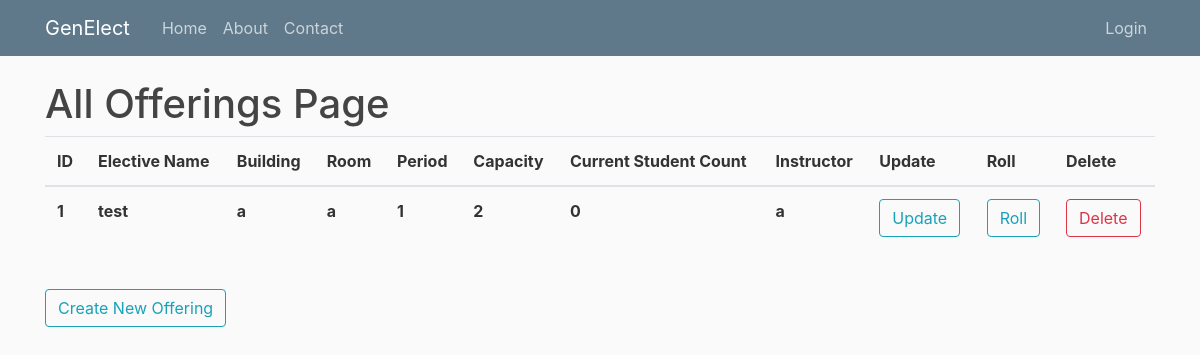
Page /allofferings on the earlier database version.
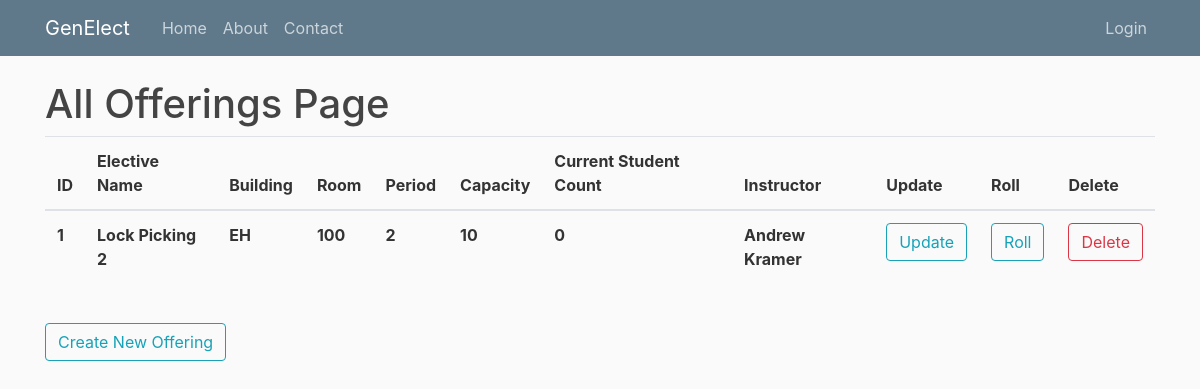
Same page on the later database version.
### genElect/models.py (models this page shows)
class Base(db.Model):
    __abstract__ = True
    id = db.Column(db.Integer, primary_key=True, autoincrement=True)
    date_created = db.Column(db.DateTime, default=db.func.current_timestamp())
    date_modified = db.Column(db.DateTime, default=db.func.current_timestamp(),
            onupdate=db.func.current_timestamp())

class Offerings(Base):
    __tablename__ = 'offerings'
    day = db.Column(db.Date)
    period_start = db.Column(db.Integer)
    period_length = db.Column(db.Integer)
    building = db.Column(db.String(100))
    room = db.Column(db.String(100))
    instructor = db.Column(db.String(100))
    current_count = db.Column(db.Integer)
    capacity = db.Column(db.Integer)
    elective_id = db.Column(db.Integer, db.ForeignKey('electives.id'), nullable=False)
    registrations = db.relationship('Registrations', backref='offering', lazy=True)

class Electives(Base):
    __tablename__ = 'electives'
    name = db.Column(db.String(100))
    description = db.Column(db.String(500))
    prerequisites = db.relationship('Prerequisites', backref='elective', lazy=True)
    offerings = db.relationship('Offerings', backref='elective', lazy=True)
    completed_users = db.relationship('Completions', backref='elective', lazy=True)

### genElect/__init__.py (the view)
@app.route("/allofferings")
def allofferings():
    offerings = Offerings.query.all()
    return render_template('allofferings.html', offerings=offerings, title="Offerings")

### genElect/templates/allofferings.html
{% extends "layout.html" %}
{% block content %}
    <h1>All Offerings Page</h1>
	<table class="table">
	  <thead>
	    <tr>
	      <th scope="col">ID</th>
	      <th scope="col">Elective Name</th>
	      <th scope="col">Building</th>
	      <th scope="col">Room</th>
	      <th scope="col">Period</th>
	      <th scope="col">Capacity</th>
	      <th scope="col">Current Student Count</th>
	      <th scope="col">Instructor</th>
	      <th scope="col">Update</th>
	      <th scope="col">Roll</th>
	      <th scope="col">Delete</th>
	    </tr>
	  </thead>
	  <tbody>
	  	{% for offering in offerings %}
	    <tr>
	      <th scope="row">{{offering.id}}</th>
	      <th scope="row">{{offering.elective.name}}</th>
	      <th scope="row">{{offering.building}}</th>
	      <th scope="row">{{offering.room}}</th>
	      <th scope="row">{{offering.period_start}}</th>
	      <th scope="row">{{offering.capacity}}</th>
	      <th scope="row">{{offering.current_count}}</th>
	      <th scope="row">{{offering.instructor}}</th>
	      <th scope="row"><button type="button" onclick="window.location.href = '/editoffering/{{offering.id}}'" class="btn btn-outline-info">Update</button></th>
	      <th scope="row"><button type="button" onclick="window.location.href = '/roll/{{offering.id}}'" class="btn btn-outline-info">Roll</button></th>
	      <th scope="row"><button type="button" onclick="window.location.href = 'deleteoffering/{{offering.id}}'" class="btn btn-outline-danger">Delete</button></th>
	    </tr>
	    {% endfor %}
	  </tbody>
	</table>
    <br>
    <button type="button" onclick="window.location.href = '/createoffering'" class="btn btn-outline-info">Create New Offering</button>
{% endblock content %}

Differences in the rows shown:
changed Offerings id 1: elective.name "test" → "Lock Picking 2"; building "a" → "EH"; room "a" → "100"; period_start "1" → "2"; capacity "2" → "10"; instructor "a" → "Andrew Kramer"
